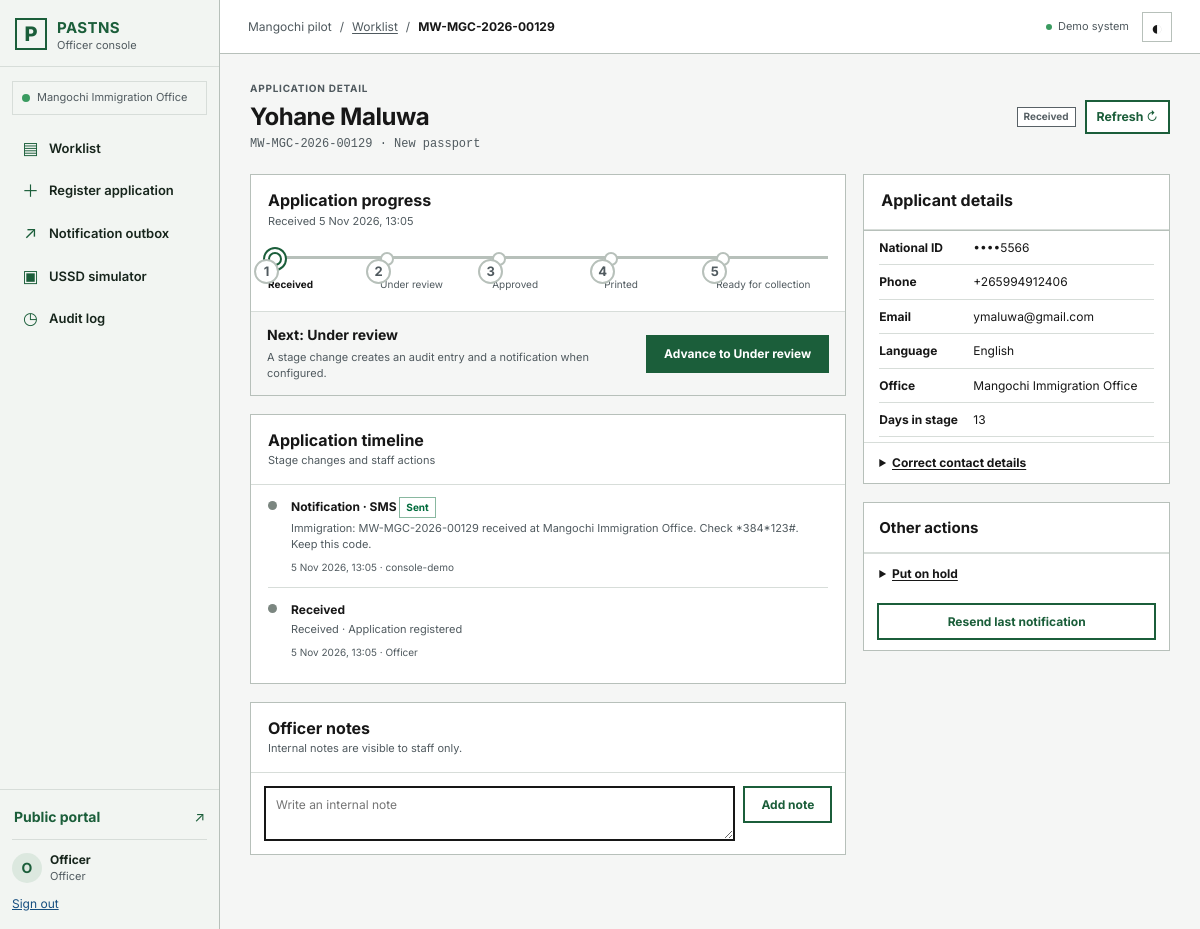
The page /officer/applications/MW-MGC-2026-00129/ (signed in) on the database its author committed.
### core/models.py (models this page shows, shortened)
class Profile(models.Model):
    ROLE_CHOICES = [("officer", _("Officer")), ("supervisor", _("Supervisor")), ("admin", _("Administrator"))]
    user = models.OneToOneField(settings.AUTH_USER_MODEL, on_delete=models.CASCADE, related_name="profile")
    office = models.ForeignKey(Office, on_delete=models.SET_NULL, null=True, blank=True, related_name="staff")
    role = models.CharField(max_length=16, choices=ROLE_CHOICES, default="officer")

class Office(models.Model):
    code = models.CharField(max_length=8, unique=True)
    name = models.CharField(max_length=100)
    district = models.CharField(max_length=80, default="Mangochi")
    phone = models.CharField(max_length=40, blank=True)
    address = models.CharField(max_length=240, blank=True)
    collection_hours = models.CharField(max_length=120, default="Monday–Friday, 08:00–16:00")
    collection_hours_ny = models.CharField(max_length=120, default="Lolemba–Lachisanu, 08:00–16:00")
    class Meta:
        ordering = ["name"]

class Application(models.Model):
    TYPE_CHOICES = [("new", _("New passport")), ("renewal", _("Renewal")), ("replacement", _("Replacement"))]
    STATUS_CHOICES = [("active", _("Active")), ("on_hold", _("On hold")), ("collected", _("Collected")), ("rejected", _("Rejected"))]
    tracking_code = models.CharField(max_length=40, unique=True)
    applicant = models.ForeignKey(Applicant, on_delete=models.PROTECT, related_name="applications")
    office = models.ForeignKey(Office, on_delete=models.PROTECT, related_name="applications")
    application_type = models.CharField(max_length=16, choices=TYPE_CHOICES, default="new")
    current_stage = models.ForeignKey(Stage, on_delete=models.PROTECT, related_name="applications")
    status = models.CharField(max_length=16, choices=STATUS_CHOICES, default="active")
    received_at = models.DateTimeField(default=timezone.now)
    updated_at = models.DateTimeField(auto_now=True)
    previous_stage = models.ForeignKey(Stage, on_delete=models.SET_NULL, null=True, blank=True, related_name="held_applications")
    class Meta:
        ordering = ["-updated_at", "tracking_code"]
        indexes = [models.Index(fields=["office", "status", "current_stage"]), models.Index(fields=["received_at"])]
    @property
    def days_in_stage(self):
        last = self.stage_changes.filter(to_stage=self.current_stage).order_by("-at").first()
        start = last.at if last else self.received_at
        return max(0, (timezone.now().date() - start.date()).days)
    @property
    def next_stage(self):
        if self.status != "active":
            return None
        return Stage.objects.filter(order__gt=self.current_stage.order, key__in=["under_review", "approved", "printed", "ready"]).order_by("order").first()

class Applicant(models.Model):
    LANGUAGE_CHOICES = [("en", _("English")), ("ny", _("Chichewa"))]
    national_id = models.CharField(max_length=32, unique=True)
    first_name = models.CharField(max_length=80)
    surname = models.CharField(max_length=80)
    phone = models.CharField(max_length=24, validators=[RegexValidator(r"^\+265[0-9]{9}$", "Use an E.164 Malawi number, e.g. +265991234567.")])
    email = models.EmailField(blank=True)
    language = models.CharField(max_length=2, choices=LANGUAGE_CHOICES, default="en")
    created_at = models.DateTimeField(default=timezone.now)
    class Meta:
        ordering = ["surname", "first_name"]
    @property
    def masked_national_id(self):
        value = self.national_id or ""
        return "••••" + value[-4:] if len(value) > 4 else "••••"

class Stage(models.Model):
    key = models.SlugField(max_length=32, unique=True)
    order = models.PositiveSmallIntegerField(default=0)
    name = models.CharField(max_length=60)
    applicant_text_en = models.CharField(max_length=280)
    applicant_text_ny = models.CharField(max_length=280)
    colour = models.CharField(max_length=20, default="grey")
    notify = models.BooleanField(default=True)
    is_terminal = models.BooleanField(default=False)
    class Meta:
        ordering = ["order", "id"]

class Notification(models.Model):
    CHANNEL_CHOICES = [("sms", _("SMS")), ("email", _("Email")), ("ussd", _("USSD"))]
    STATUS_CHOICES = [("queued", _("Queued")), ("sent", _("Sent")), ("delivered", _("Delivered")), ("failed", _("Failed"))]
    application = models.ForeignKey(Application, on_delete=models.CASCADE, related_name="notifications")
    channel = models.CharField(max_length=12, choices=CHANNEL_CHOICES, default="sms")
    to = models.CharField(max_length=254)
    template_key = models.CharField(max_length=48)
    body = models.TextField()
    status = models.CharField(max_length=12, choices=STATUS_CHOICES, default="queued")
    provider_ref = models.CharField(max_length=160, blank=True)
    error = models.TextField(blank=True)
    created_at = models.DateTimeField(default=timezone.now)
    sent_at = models.DateTimeField(null=True, blank=True)
    updated_at = models.DateTimeField(auto_now=True)
    class Meta:
        ordering = ["-created_at", "-id"]
        indexes = [models.Index(fields=["status", "created_at"])]

class StageChange(models.Model):
    application = models.ForeignKey(Application, on_delete=models.CASCADE, related_name="stage_changes")
    from_stage = models.ForeignKey(Stage, on_delete=models.PROTECT, null=True, blank=True, related_name="changes_from")
    to_stage = models.ForeignKey(Stage, on_delete=models.PROTECT, related_name="changes_to")
    by_user = models.ForeignKey(settings.AUTH_USER_MODEL, on_delete=models.SET_NULL, null=True, blank=True)
    reason = models.CharField(max_length=240, blank=True)
    at = models.DateTimeField(default=timezone.now)
    class Meta:
        ordering = ["at", "id"]

### core/views.py (the view, shortened to what this page needs)
# urls.py: path("officer/applications/<str:code>/", views.application_detail, name="application_detail"),
@role_required("officer", "supervisor", "admin")
def application_detail(request, code):
    application = get_object_or_404(office_queryset(request), tracking_code=code)
    changes = list(application.stage_changes.select_related("from_stage", "to_stage", "by_user").order_by("-at"))
    notes = list(application.notes.select_related("user"))
    notifications = list(application.notifications.all())
    timeline_items = ([{"kind": "stage", "at": row.at, "row": row} for row in changes]
                      + [{"kind": "note", "at": row.created_at, "row": row} for row in notes]
                      + [{"kind": "notification", "at": row.created_at, "row": row} for row in notifications])
    timeline_items.sort(key=lambda item: item["at"], reverse=True)
    return render(request, "core/application_detail.html", {
        "application": application,
        "stage_steps": list(Stage.objects.filter(key__in=["received", "under_review", "approved", "printed", "ready"]).order_by("order")),
        "timeline_items": timeline_items,
        "stages": Stage.objects.all(),
        "correction_form": ContactCorrectionForm(initial={"phone": application.applicant.phone, "email": application.applicant.email}),
    })

### core/templates/core/application_detail.html (shortened to what this page needs)
{% extends "core/base_officer.html" %}{% load i18n %}
{% block title %}{{ application.tracking_code }}{% endblock %}{% block breadcrumb %}<span aria-hidden="true">/</span><a href="{% url 'officer_home' %}">{% translate "Worklist" %}</a><span aria-hidden="true">/</span><strong>{{ application.tracking_code }}</strong>{% endblock %}
{% block content %}
<div class="page-title-row detail-title"><div><p class="eyebrow">{% translate "Application detail" %}</p><h1>{{ application.applicant.first_name }} {{ application.applicant.surname }}</h1><p class="tracking-code-inline">{{ application.tracking_code }} <span aria-hidden="true">·</span> {{ application.get_application_type_display }}</p></div><div class="title-actions"><span class="status-tag status-{{ application.current_stage.colour }}">{{ application.current_stage.name }}</span><a class="button button-secondary button-small" href="?">{% translate "Refresh" %} ↻</a></div></div>
<div class="detail-grid">
  <div class="detail-main-column">
    <section class="panel detail-panel"><div class="panel-heading"><div><h2>{% translate "Application progress" %}</h2><p>{% translate "Received" %} {{ application.received_at|date:"j M Y, H:i" }}</p></div></div>
      <ol class="officer-tracker">{% for step in stage_steps %}<li class="{% if step.order < application.current_stage.order and application.status != 'on_hold' and application.status != 'rejected' %}is-complete{% elif step.key == application.current_stage.key or application.status == 'on_hold' and step.key == application.previous_stage.key %}is-current{% endif %}"><span class="step-marker">{% if step.order < application.current_stage.order and application.status != 'on_hold' and application.status != 'rejected' %}<svg class="icon"><use href="#icon-check"/></svg>{% else %}{{ forloop.counter }}{% endif %}</span><span>{{ step.name }}</span></li>{% endfor %}</ol>
      <div class="detail-action-box"><div><strong></strong><p>{% translate "A stage change creates an audit entry and a notification when configured." %}</p></div><form method="post"><button class="button button-primary" type="submit" ></button></form></div>
    </section>
    <section class="panel"><div class="panel-heading"><div><h2>{% translate "Application timeline" %}</h2><p>{% translate "Stage changes and staff actions" %}</p></div></div>
      <ol class="timeline">{% for event in timeline_items %}{% if event.kind == 'stage' %}{% with change=event.row %}<li><span class="timeline-dot dot-{{ change.to_stage.colour }}"></span><div><strong>{{ change.to_stage.name }}</strong><p>{% if change.from_stage %}{{ change.from_stage.name }} → {% endif %}{{ change.to_stage.name }}{% if change.reason %} · {{ change.reason }}{% endif %}</p><small>{{ change.at|date:"j M Y, H:i" }} · {% if change.by_user %}{{ change.by_user.get_full_name|default:change.by_user.username }}{% else %}{% translate "System" %}{% endif %}</small></div></li>{% endwith %}{% elif event.kind == 'note' %}{% with note=event.row %}<li><span class="timeline-dot dot-blue"></span><div><strong>{% translate "Officer note" %}</strong><p>{{ note.body }}</p><small>{{ note.created_at|date:"j M Y, H:i" }} · {{ note.user.get_full_name|default:note.user.username }}</small></div></li>{% endwith %}{% else %}{% with notification=event.row %}<li><span class="timeline-dot dot-{{ notification.status }}"></span><div><strong>{% translate "Notification" %} · {{ notification.get_channel_display }} <span class="outcome outcome-{{ notification.status }}">{{ notification.get_status_display }}</span></strong><p>{{ notification.body }}</p><small>{{ notification.created_at|date:"j M Y, H:i" }}{% if notification.provider_ref %} · {{ notification.provider_ref }}{% endif %}{% if notification.error %} · {{ notification.error }}{% endif %}</small></div></li>{% endwith %}{% endif %}{% empty %}<li class="empty-state">{% translate "No timeline events yet." %}</li>{% endfor %}</ol>
    </section>
    <section class="panel"><div class="panel-heading"><div><h2>{% translate "Officer notes" %}</h2><p>{% translate "Internal notes are visible to staff only." %}</p></div></div><form method="post" class="inline-form">{% csrf_token %}<input type="hidden" name="action" value="note"><label class="visually-hidden" for="note">{% translate "Add a note" %}</label><textarea id="note" name="note" rows="2" maxlength="600" placeholder="{% translate 'Write an internal note' %}"></textarea><button type="submit" class="button button-secondary">{% translate "Add note" %}</button></form></section>
  </div>
  <aside class="detail-side-column">
    <section class="panel"><div class="panel-heading"><h2>{% translate "Applicant details" %}</h2></div><dl class="summary-list detail-summary"><div><dt>{% translate "National ID" %}</dt><dd>{{ application.applicant.masked_national_id }}</dd></div><div><dt>{% translate "Phone" %}</dt><dd>{{ application.applicant.phone }}</dd></div><div><dt>{% translate "Email" %}</dt><dd>{{ application.applicant.email|default:"—" }}</dd></div><div><dt>{% translate "Language" %}</dt><dd>{{ application.applicant.get_language_display }}</dd></div><div><dt>{% translate "Office" %}</dt><dd>{{ application.office.name }}</dd></div><div><dt>{% translate "Days in stage" %}</dt><dd>{{ application.days_in_stage }}</dd></div></dl>
      <details class="disclosure"><summary>{% translate "Correct contact details" %}</summary></details>
    </section>
    <section class="panel action-panel"><h2>{% translate "Other actions" %}</h2>
      {% if application.status == 'on_hold' %}<form method="post">{% csrf_token %}<input type="hidden" name="action" value="resume"><button class="button button-secondary full-width" type="submit">{% translate "Resume application" %}</button></form>{% else %}<details class="disclosure"><summary>{% translate "Put on hold" %}</summary></details>{% endif %}
      <form method="post">{% csrf_token %}<input type="hidden" name="action" value="resend"><button class="button button-secondary full-width" type="submit">{% translate "Resend last notification" %}</button></form>
    </section>
  </aside>
</div>
{% endblock %}

### core/templates/core/base_officer.html (shortened to what this page needs)
{% load static i18n %}
<!doctype html>
<html lang="{{ current_language }}">
<head>
  <link rel="stylesheet" href="{% static 'css/app.css' %}?v=8"><script defer src="{% static 'js/app.js' %}?v=8"></script>
</head>
<body class="officer-body">
<div class="officer-layout">
  <aside class="officer-sidebar">
    <a class="brand officer-brand" href="{% url 'officer_home' %}"><span class="brand-mark">P</span><span><strong>PASTNS</strong><small>{% translate "Officer console" %}</small></span></a>
    <div class="office-chip"><span class="office-dot"></span><span>{{ user.profile.office.name|default:_('No office assigned') }}</span></div>
    <nav class="side-nav" aria-label="{% translate 'Officer navigation' %}">
      <a href="{% url 'officer_home' %}" class="{% if request.resolver_match.url_name == 'officer_home' %}is-active{% endif %}"><span class="nav-glyph">▤</span>{% translate "Worklist" %}</a>
      <a href="{% url 'register_application' %}" class="{% if request.resolver_match.url_name == 'register_application' %}is-active{% endif %}"><span class="nav-glyph">＋</span>{% translate "Register application" %}</a>
      <a href="{% url 'notification_outbox' %}" class="{% if request.resolver_match.url_name == 'notification_outbox' %}is-active{% endif %}"><span class="nav-glyph">↗</span>{% translate "Notification outbox" %}</a>
      <a href="{% url 'officer_ussd_sim' %}" class="{% if request.resolver_match.url_name == 'officer_ussd_sim' %}is-active{% endif %}"><span class="nav-glyph">▣</span>{% translate "USSD simulator" %}</a>
      <a href="{% url 'audit_log' %}" class="{% if request.resolver_match.url_name == 'audit_log' %}is-active{% endif %}"><span class="nav-glyph">◷</span>{% translate "Audit log" %}</a>
    </nav>
    <div class="sidebar-bottom"><a class="portal-link" href="/">{% translate "Public portal" %} <span aria-hidden="true">↗</span></a><div class="sidebar-user"><span class="user-avatar">{{ user.first_name|default:user.username|slice:":1"|upper }}</span><span><strong>{{ user.get_full_name|default:user.username }}</strong><small>{{ user.profile.get_role_display }}</small></span></div><form method="post" action="{% url 'officer_logout' %}">{% csrf_token %}<button class="sidebar-logout" type="submit">{% translate "Sign out" %}</button></form></div>
  </aside>
  <div class="officer-main-wrap">
    <header class="officer-topbar"><button type="button" class="mobile-menu-button" data-menu-toggle aria-expanded="false">☰ <span>{% translate "Menu" %}</span></button><div class="breadcrumb"><span>{% translate "Mangochi pilot" %}</span>{% block breadcrumb %}{% endblock %}</div><div class="topbar-right"><span class="live-indicator"><i></i>{% translate "Demo system" %}</span><button class="theme-toggle" type="button" data-theme-toggle aria-label="{% translate 'Change colour theme' %}" title="{% translate 'Change colour theme' %}">◐</button></div></header>
    <main id="officer-main" class="officer-content">
      {% block content %}{% endblock %}
    </main>
  </div>
</div>
</body></html>

### rows shown on the page
Application: tracking_code "MW-MGC-2026-00129", applicant.first_name "Yohane", applicant.surname "Maluwa", application_type "New passport", current_stage.name "Received", received_at "5 Nov 2026, 13:05", applicant.masked_national_id "••••5566", applicant.phone "+265994912406", applicant.email "ymaluwa@gmail.com", applicant.language "English", office.name "Mangochi Immigration Office", days_in_stage "13"
Stage: name "Received"
Stage: name "Under review"
Stage: name "Approved"
Stage: name "Printed"
Stage: name "Ready for collection"
Notification: row.channel "SMS", row.status "Sent", row.body "Immigration: MW-MGC-2026-00129 received at Mangochi Immigration Office. Check *384*123#. Keep this code.", row.created_at "5 Nov 2026, 13:05", row.provider_ref "console-demo"
StageChange: row.to_stage.name "Received", row.reason "Application registered", row.at "5 Nov 2026, 13:05", row.by_user.get_full_name "Officer"

### other values the page prints
{{ user.profile.office.name|default:_('No office assigned') }} "Mangochi Immigration Office"
{{ user.first_name|default:user.username|slice:":1"|upper }} "O"
{{ user.get_full_name|default:user.username }} "Officer"
{{ user.profile.get_role_display }} "Officer"
